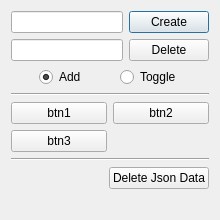
<?xml version="1.0" encoding="UTF-8"?>
<ui version="4.0">
 <class>vtxSel</class>
 <widget class="QDialog" name="vtxSel">
  <property name="geometry">
   <rect>
    <x>0</x>
    <y>0</y>
    <width>220</width>
    <height>220</height>
   </rect>
  </property>
  <property name="minimumSize">
   <size>
    <width>220</width>
    <height>220</height>
   </size>
  </property>
  <property name="windowTitle">
   <string>Vertex Selector</string>
  </property>
  <layout class="QVBoxLayout" name="verticalLayout">
   <item>
    <layout class="QHBoxLayout" name="horizontalLayout">
     <item>
      <widget class="QLineEdit" name="lineEdit"/>
     </item>
     <item>
      <widget class="QPushButton" name="btnCreate">
       <property name="text">
        <string>Create</string>
       </property>
      </widget>
     </item>
    </layout>
   </item>
   <item>
    <layout class="QHBoxLayout" name="horizontalLayout_2">
     <item>
      <widget class="QLineEdit" name="lineEdit_2"/>
     </item>
     <item>
      <widget class="QPushButton" name="btnDelete">
       <property name="text">
        <string>Delete</string>
       </property>
      </widget>
     </item>
    </layout>
   </item>
   <item>
    <layout class="QHBoxLayout" name="horizontalLayout_3">
     <item>
      <spacer name="horizontalSpacer_3">
       <property name="orientation">
        <enum>Qt::Horizontal</enum>
       </property>
       <property name="sizeHint" stdset="0">
        <size>
         <width>30</width>
         <height>17</height>
        </size>
       </property>
      </spacer>
     </item>
     <item>
      <widget class="QRadioButton" name="rdBtnAdd">
       <property name="text">
        <string>Add</string>
       </property>
       <property name="checked">
        <bool>true</bool>
       </property>
      </widget>
     </item>
     <item>
      <spacer name="horizontalSpacer_4">
       <property name="orientation">
        <enum>Qt::Horizontal</enum>
       </property>
       <property name="sizeHint" stdset="0">
        <size>
         <width>31</width>
         <height>17</height>
        </size>
       </property>
      </spacer>
     </item>
     <item>
      <widget class="QRadioButton" name="rdBtnToggle">
       <property name="text">
        <string>Toggle</string>
       </property>
      </widget>
     </item>
     <item>
      <spacer name="horizontalSpacer_2">
       <property name="orientation">
        <enum>Qt::Horizontal</enum>
       </property>
       <property name="sizeHint" stdset="0">
        <size>
         <width>30</width>
         <height>17</height>
        </size>
       </property>
      </spacer>
     </item>
    </layout>
   </item>
   <item>
    <widget class="Line" name="line">
     <property name="orientation">
      <enum>Qt::Horizontal</enum>
     </property>
    </widget>
   </item>
   <item>
    <layout class="QGridLayout" name="gridLayout">
     <item row="1" column="0">
      <widget class="QPushButton" name="btnSample3">
       <property name="text">
        <string>btn3</string>
       </property>
      </widget>
     </item>
     <item row="0" column="0">
      <widget class="QPushButton" name="btnSample1">
       <property name="text">
        <string>btn1</string>
       </property>
      </widget>
     </item>
     <item row="0" column="1">
      <widget class="QPushButton" name="btnSample2">
       <property name="text">
        <string>btn2</string>
       </property>
      </widget>
     </item>
    </layout>
   </item>
   <item>
    <widget class="Line" name="line_2">
     <property name="orientation">
      <enum>Qt::Horizontal</enum>
     </property>
    </widget>
   </item>
   <item>
    <layout class="QHBoxLayout" name="horizontalLayout_4">
     <item>
      <spacer name="horizontalSpacer">
       <property name="orientation">
        <enum>Qt::Horizontal</enum>
       </property>
       <property name="sizeHint" stdset="0">
        <size>
         <width>40</width>
         <height>20</height>
        </size>
       </property>
      </spacer>
     </item>
     <item>
      <widget class="QPushButton" name="btnDeleteJsonData">
       <property name="text">
        <string>Delete Json Data</string>
       </property>
      </widget>
     </item>
    </layout>
   </item>
   <item>
    <spacer name="verticalSpacer">
     <property name="orientation">
      <enum>Qt::Vertical</enum>
     </property>
     <property name="sizeHint" stdset="0">
      <size>
       <width>20</width>
       <height>40</height>
      </size>
     </property>
    </spacer>
   </item>
  </layout>
 </widget>
 <resources/>
 <connections/>
</ui>
